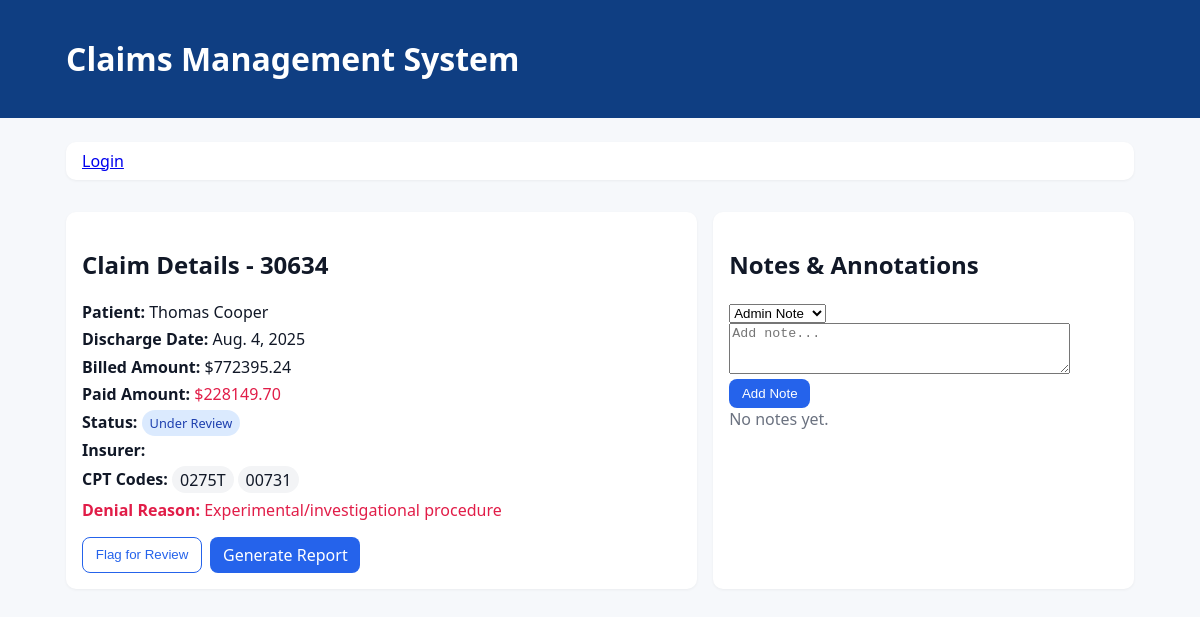
Screenshot of /634/ with the database file from the repository.
### claims/models.py (models this page shows, shortened)
class Claim(models.Model):
    class Status(models.TextChoices):
        DENIED = "denied", "Denied"
        PAID = "paid", "Paid"
        UNDER_REVIEW = "review", "Under Review"
    claim_id = models.PositiveIntegerField(unique=True)  # e.g., 30001
    patient_name = models.CharField(max_length=120)
    billed_amount = models.DecimalField(max_digits=12, decimal_places=2)
    paid_amount = models.DecimalField(max_digits=12, decimal_places=2, default=0)
    status = models.CharField(max_length=20, choices=Status.choices, default=Status.UNDER_REVIEW)
    insurer = models.CharField(max_length=120)
    discharge_date = models.DateField()
    cpt_codes = models.CharField(max_length=120, help_text="Comma-separated codes, e.g. 99204,82947,99406")
    denial_reason = models.CharField(max_length=255, blank=True)
    created_at = models.DateTimeField(auto_now_add=True)
    def cpt_list(self):
        return [c.strip() for c in self.cpt_codes.split(",") if c.strip()]

### claims/views.py (the view)
# urls.py: path('<int:pk>/', views.claim_detail, name='detail'),
def claim_detail(request, pk):
    claim = get_object_or_404(Claim, pk=pk)
    form = NoteForm()
    return render(request, 'claims/claim_detail.html', {'claim': claim, 'form': form})

### claims/forms.py
class NoteForm(forms.ModelForm):
    class Meta:
        model = Note
        fields = ['kind', 'body']
        widgets = {
            'body': forms.Textarea(attrs={'rows': 3, 'placeholder': 'Add note...'}),
        }

### templates/claims/claim_detail.html (shortened to what this page needs)
{% extends "base.html" %}
{% block content %}
<div class="grid">
  <section class="card">
    <h2>Claim Details - {{ claim.claim_id }}</h2>
    <div class="kv">
      <div><strong>Patient:</strong> {{ claim.patient_name }}</div>
      <div><strong>Discharge Date:</strong> {{ claim.discharge_date }}</div>
      <div><strong>Billed Amount:</strong> ${{ claim.billed_amount }}</div>
      <div><strong>Paid Amount:</strong> <span class="text-red">${{ claim.paid_amount }}</span></div>
      <div><strong>Status:</strong>
        <span id="status-badge">{% include "claims/partials/status_badge.html" with claim=claim %}</span>
      </div>
      <div><strong>Insurer:</strong> {{ claim.insurer }}</div>
      <div><strong>CPT Codes:</strong>
        {% for code in claim.cpt_list %}<span class="chip">{{ code }}</span>{% endfor %}
      </div>
      {% if claim.denial_reason %}
      <div class="text-red"><strong>Denial Reason:</strong> {{ claim.denial_reason }}</div>
      {% endif %}
    </div>
    <div class="actions">
      <button class="btn outline"
              hx-post="{% url 'claims:flag' claim.pk %}"
              hx-target="#status-badge"
              hx-swap="outerHTML">Flag for Review</button>
      <a class="btn" href="{% url 'claims:report' claim.pk %}">Generate Report</a>
    </div>
  </section>
  <aside class="card">
    <h2>Notes & Annotations</h2>
    <form class="note-form"
          hx-post="{% url 'claims:add_note' claim.pk %}"
          hx-target="#notes"
          hx-swap="afterbegin">
      {{ form.kind }}
      {{ form.body }}
      <button class="btn">Add Note</button>
    </form>
    <div id="notes">
      {% for n in claim.notes.all %}
        {% include "claims/partials/note_item.html" with n=n %}
      {% empty %}
        <div class="muted">No notes yet.</div>
      {% endfor %}
    </div>
  </aside>
</div>
{% endblock %}

### static/styles.css (style rules this page uses)
:root { --blue:#2563eb; --red:#e11d48; --green:#16a34a; --muted:#6b7280; }
* { box-sizing: border-box; }
body { font-family: system-ui, sans-serif; margin:0; background:#f6f8fb; color:#111827; }
.card { background:#fff; border-radius:10px; padding:1rem; box-shadow: 0 1px 3px rgba(0,0,0,.05); margin:1rem 0; }
.btn { display:inline-block; padding:.45rem .8rem; border-radius:8px; background:var(--blue); color:#fff; text-decoration:none; border:0; cursor:pointer; }
.btn.outline { background:#fff; color:var(--blue); border:1px solid var(--blue); }
.grid { display:grid; grid-template-columns: 1.2fr .8fr; gap:1rem; }
.kv > div { margin:.35rem 0; }
.text-red { color:var(--red); }
.muted { color:var(--muted); }
.chip { display:inline-block; padding:.15rem .5rem; background:#f3f4f6; border-radius:999px; margin-right:.25rem; }
.actions { margin-top:1rem; display:flex; gap:.5rem; }

### rows the page displays
Claim: claim_id "30634", patient_name "Thomas Cooper", discharge_date "Aug. 4, 2025", billed_amount "772395.24", paid_amount "228149.70", denial_reason "Experimental/investigational procedure"

### other values shown
{{ code }} "0275T" "00731"
